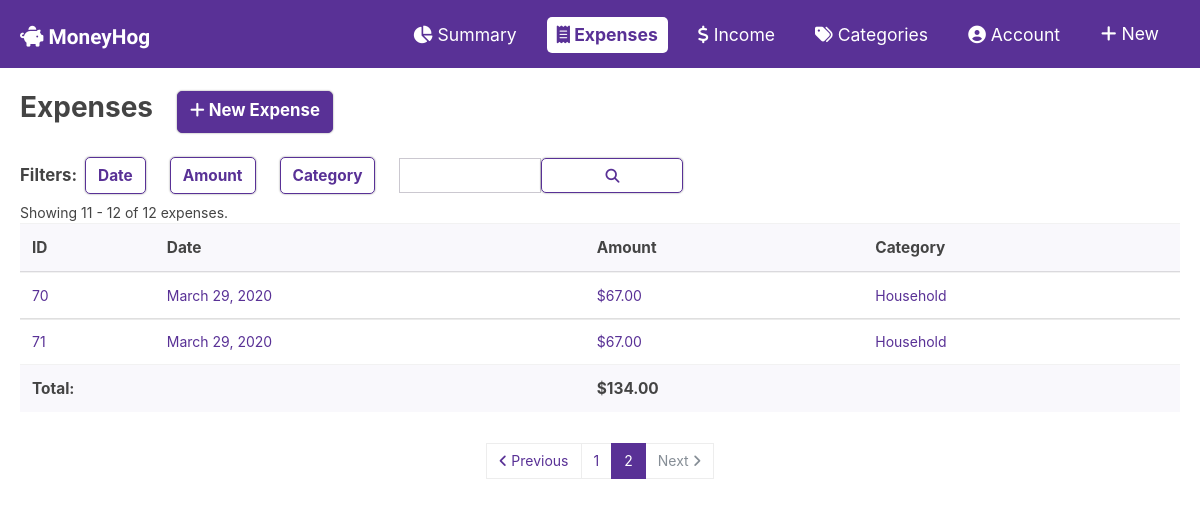
The page /budget/expenses/?page=2 on the database as committed earlier.
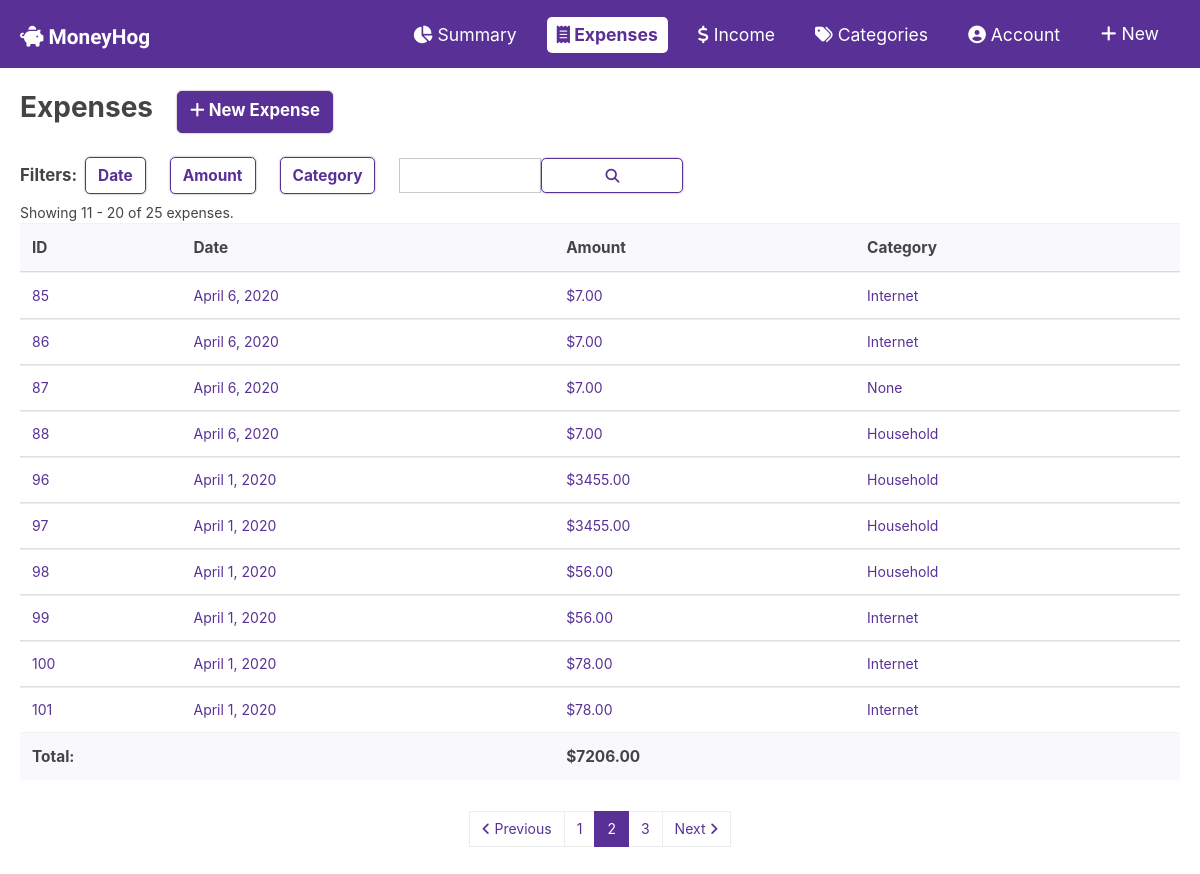
The same page on the database as committed later.
### budget/models.py (models this page shows, shortened)
class Expense(models.Model):
    expense_date = models.DateField('Date of expense')
    vendor = models.CharField(max_length=100,blank=True)
    description = models.CharField(max_length=200, blank=True)
    category = models.ForeignKey('Category', on_delete=models.SET_NULL,null=True,blank=True)
    amount = models.DecimalField(max_digits=10, decimal_places=2)
    receipt = models.ImageField(upload_to="images/", blank=True)

class Category(models.Model):
    name = models.CharField(max_length=50)
    def __str__(self):
        return self.name

### budget/views.py (the view)
# urls.py: path('expenses/', views.expense_list, name='expense_list'),
def expense_list(request):
    latest_expenses_list = Expense.objects.order_by('-expense_date')
    limit = 10
    paginator = Paginator(latest_expenses_list, limit)
    page_number = request.GET.get('page')
    if page_number == None:
        page_number = 1
    page_obj = paginator.get_page(page_number)
    page_total = 0
    page_count = 0
    for i in page_obj:
        page_total += i.amount
        page_count += 1
    start_num = (int(page_number) - 1) * limit +1
    end_num = start_num + page_count - 1
    context = {
        'page_obj': page_obj,
        'page_number': page_number,
        'page_total': page_total,
        'num_records': paginator.count,
        'page_range': paginator.page_range,
        'start_num' : start_num,
        'end_num': end_num,
    }
    return render(request, 'budget/expenses/list.html', context)

### budget/templates/budget/expenses/list.html (shortened to what this page needs)
{% extends "budget/expenses/expense.html" %}
{% load static %}
{% block extra_styles %}
<link rel="stylesheet" type="text/css" href="{% static 'budget/list.css' %}">
{% endblock extra_styles %}
{% block main_class %} class="table-content" {% endblock main_class %}
{% block content %}
  <div class="flex mt-2 mb-4">
    <h1 class="imp page-title mr-4">Expenses</h1>
    <a href="{% url 'budget:expense_form_page' %}" class="btn btn-primary imp title-med"><i class="fas fa-plus"></i> New Expense</a>
  </div>
  <div class="flex flex-wrap align-center mb-2">
    <span class="title-med imp mr-2">Filters: </span>
    <button id="date-range" type="button" class="btn btn-outline-primary imp title-sm mr-4" data-toggle="modal" data-target="#dateModal">Date</button>
    <button type="button" class="btn btn-outline-primary imp title-sm mr-4">Amount</button>
    <button type="button" class="btn btn-outline-primary imp title-sm mr-4">Category</button>
    <form action="" method="POST" class="inline-for flex align-center just-end" enctype="application/x-www-form-urlencoded">
        <input type="search" id="expense-search" name="expense-search" class="form-control" aria-describedby="search">
        <button type="submit" class="btn btn-outline-primary form-control"><i class="fas fa-search"></i></button>
    </form>
  </div>
  {% if page_obj %}
  <span>Showing {{ start_num }} - {{ end_num }} of {{ num_records }} expenses.</span>
  <div class="table-responsive">
    <table class="table mb-">
      <thead class="thead-light">
        <tr>
          <th scope="col" class="title-sm">ID</th>
          <th scope="col" class="title-sm">Date</th>
          <th scope="col" class="title-sm">Amount</th>
          <th scope="col" class="title-sm">Category</th>
        </tr>
      </thead>
      <tbody class="list-grou">
                {% for record in page_obj %}
                <tr class="click btn-link">
                  <td >{{ record.pk }}</a></td>
                  <td >{{ record.expense_date }}</td>
                  <td >${{ record.amount }}</td>
                  <td >{{ record.category }}</td>
                </tr>
                {% endfor %}
      </tbody>
      <tfoot>
        <tr class="thead-light">
          <td colspan="2" class="imp title-sm">Total:</td>
          <td colspan="2" class="imp title-sm">${{ page_total }}</td>
        </tr>
      </tfoot>
    </table>
    <nav aria-label="..." class="flex just-center">
      <ul class="pagination">
      {% if page_obj.has_previous %}
        <li class="page-item">
          <a class="page-link" href="?page={{ page_obj.previous_page_number }}"><i class="fas fa-angle-left"></i> Previous</a>
        </li>
      {% else %}
        <li class="page-item disabled">
          <span class="page-link"><i class="fas fa-angle-left"></i> Previous</span>
        </li>
      {% endif %}
      {% for page_num in page_range %}
        <li class="page-item page-num"><a class="page-link" href="">{{ page_num }}</a></li>
      {% endfor %}
        {% if page_obj.has_next %}
        <li class="page-item">
          <a class="page-link" href="?page={{ page_obj.next_page_number }}">Next <i class="fas fa-angle-right"></i></a>
        </li>
        {% else %}
        <li class="page-item disabled">
          <span class="page-link ">Next <i class="fas fa-angle-right"></i></span>
        </li>
        {% endif %}
      </ul>
    </nav>
  </div>
  {% else %}
      <p>You don't have any expenses yet!</p>
  {% endif %}
{% endblock content%}

Rows that differ between the two databases and show on the page:
no longer on this page (row unchanged): Expense: pk "70", expense_date "March 29, 2020", amount "67.00", category "Household"
no longer on this page (row unchanged): Expense: pk "71", expense_date "March 29, 2020", amount "67.00", category "Household"
now on this page (row unchanged): Expense: pk "85", expense_date "April 6, 2020", amount "7.00", category "Internet"
now on this page (row unchanged): Expense: pk "86", expense_date "April 6, 2020", amount "7.00", category "Internet"
now on this page (row unchanged): Expense: pk "87", expense_date "April 6, 2020", amount "7.00", category "None"
now on this page (row unchanged): Expense: pk "88", expense_date "April 6, 2020", amount "7.00", category "Household"
added Expense: pk "96", expense_date "April 1, 2020", amount "3455.00", category "Household"
added Expense: pk "97", expense_date "April 1, 2020", amount "3455.00", category "Household"
added Expense: pk "98", expense_date "April 1, 2020", amount "56.00", category "Household"
added Expense: pk "99", expense_date "April 1, 2020", amount "56.00", category "Internet"
added Expense: pk "100", expense_date "April 1, 2020", amount "78.00", category "Internet"
added Expense: pk "101", expense_date "April 1, 2020", amount "78.00", category "Internet"
Other text that changed with them:
{{ end_num }}: "12" → "20"
{{ num_records }}: "12" → "25"
{{ page_total }}: "134.00" → "7206.00"
new list line: "3"
